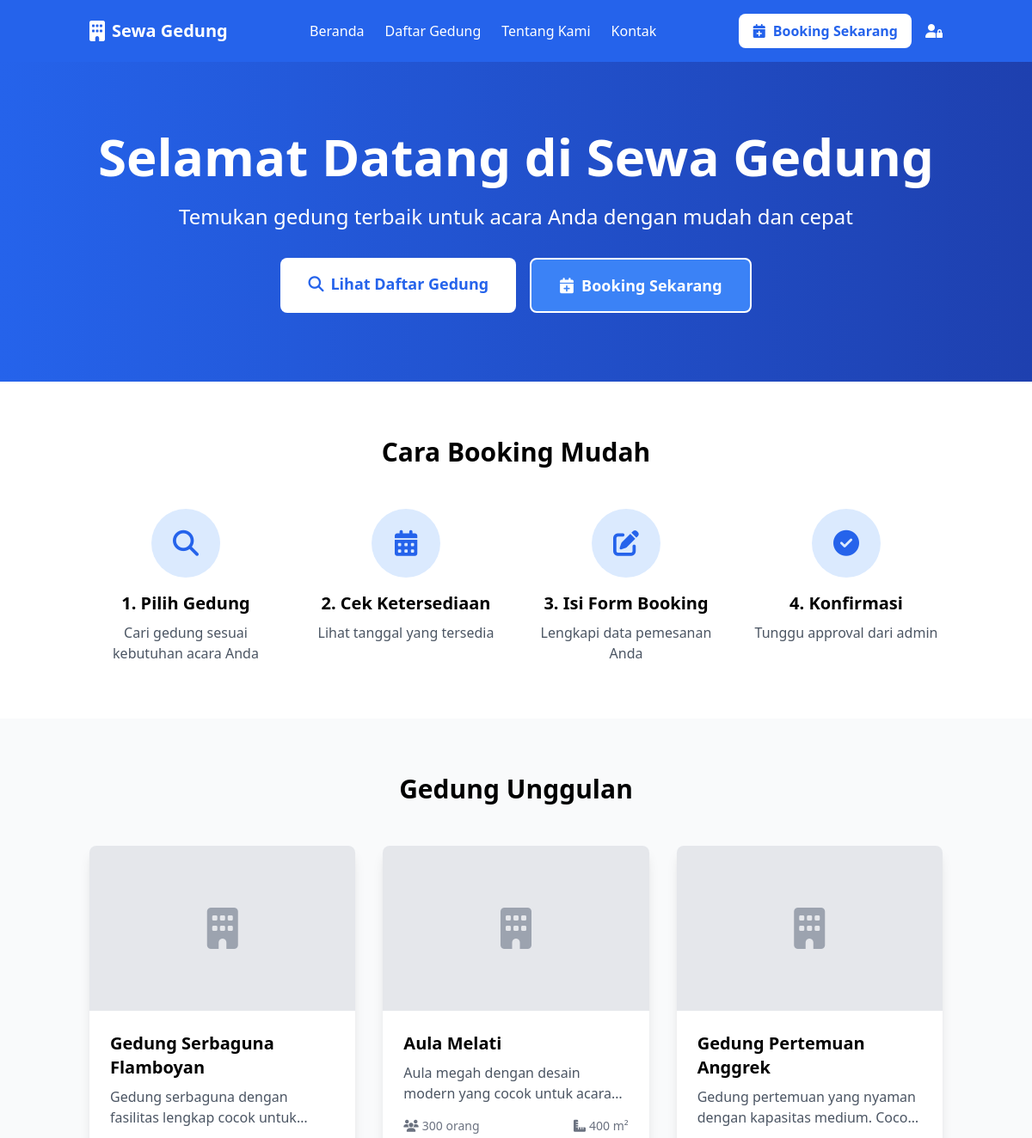
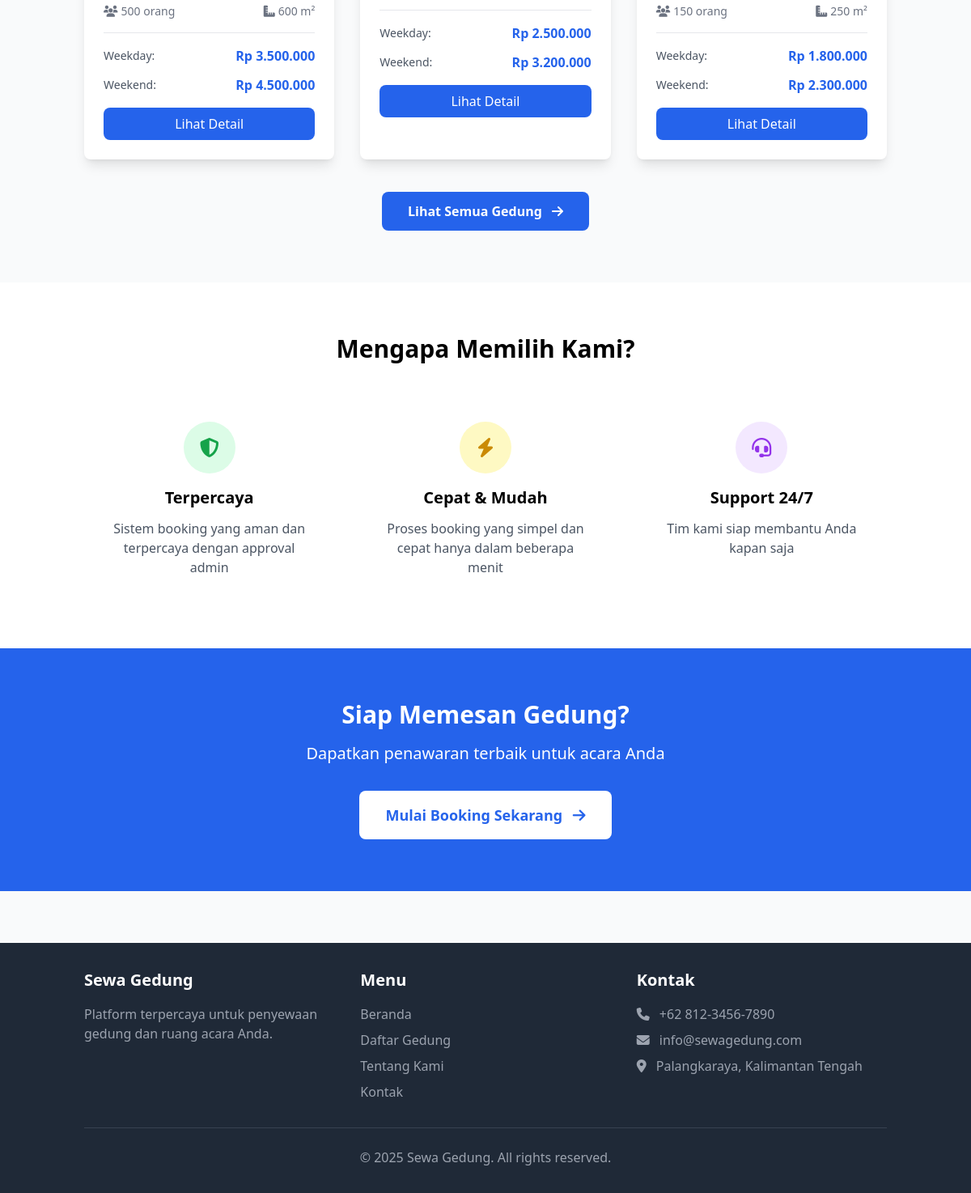
The page / on the database its author committed (2 pictures, top to bottom).
### tables this page shows
CREATE TABLE `gedung` (
  `id_gedung` int(11) NOT NULL,
  `nama_gedung` varchar(100) NOT NULL,
  `slug` varchar(100) NOT NULL,
  `deskripsi` text,
  `kapasitas` int(11) DEFAULT NULL,
  `luas_gedung` varchar(50) DEFAULT NULL,
  `alamat` text,
  `fasilitas` text,
  `harga_weekday` decimal(10,2) NOT NULL DEFAULT '0.00',
  `harga_weekend` decimal(10,2) NOT NULL DEFAULT '0.00',
  `foto_utama` varchar(255) DEFAULT NULL,
  `status` enum('aktif','nonaktif') DEFAULT 'aktif',
  `created_at` datetime DEFAULT NULL,
  `updated_at` datetime DEFAULT NULL,
  `deleted_at` datetime DEFAULT NULL
);

### functions/helpers.php (called while the page is built, shortened)
<?php
function formatRupiah($angka) {
    return 'Rp ' . number_format($angka, 0, ',', '.');
}
?>

### public/index.php (the view, shortened to what this page needs)
<?php
require_once '../config/config.php';
require_once '../functions/helpers.php';
$queryGedung = "SELECT * FROM gedung WHERE status = 'aktif' AND deleted_at IS NULL ORDER BY created_at DESC LIMIT 3";
$resultGedung = mysqli_query($conn, $queryGedung);
include '../layouts/header.php';
?>
<section class="bg-gradient-to-r from-blue-600 to-blue-800 text-white py-20">
    <div class="container mx-auto px-4 text-center">
        <h1 class="text-4xl md:text-6xl font-bold mb-6">Selamat Datang di Sewa Gedung</h1>
        <p class="text-xl md:text-2xl mb-8">Temukan gedung terbaik untuk acara Anda dengan mudah dan cepat</p>
        <div class="flex flex-col md:flex-row gap-4 justify-center">
            <a href="daftar-gedung.php" class="bg-white text-blue-600 px-8 py-4 rounded-lg font-bold text-lg hover:bg-blue-50 transition">
                <i class="fas fa-search mr-2"></i>Lihat Daftar Gedung
            </a>
            <a href="booking.php" class="bg-blue-500 text-white px-8 py-4 rounded-lg font-bold text-lg hover:bg-blue-400 transition border-2 border-white">
                <i class="fas fa-calendar-plus mr-2"></i>Booking Sekarang
            </a>
        </div>
    </div>
</section>
<section class="py-16 bg-white">
    <div class="container mx-auto px-4">
        <h2 class="text-3xl font-bold text-center mb-12">Cara Booking Mudah</h2>
        <div class="grid grid-cols-1 md:grid-cols-4 gap-8">
            <div class="text-center">
                <div class="bg-blue-100 w-20 h-20 rounded-full flex items-center justify-center mx-auto mb-4">
                    <i class="fas fa-search text-blue-600 text-3xl"></i>
                </div>
                <h3 class="font-bold text-xl mb-2">1. Pilih Gedung</h3>
                <p class="text-gray-600">Cari gedung sesuai kebutuhan acara Anda</p>
            </div>
            <div class="text-center">
                <div class="bg-blue-100 w-20 h-20 rounded-full flex items-center justify-center mx-auto mb-4">
                    <i class="fas fa-calendar-alt text-blue-600 text-3xl"></i>
                </div>
                <h3 class="font-bold text-xl mb-2">2. Cek Ketersediaan</h3>
                <p class="text-gray-600">Lihat tanggal yang tersedia</p>
            </div>
            <div class="text-center">
                <div class="bg-blue-100 w-20 h-20 rounded-full flex items-center justify-center mx-auto mb-4">
                    <i class="fas fa-edit text-blue-600 text-3xl"></i>
                </div>
                <h3 class="font-bold text-xl mb-2">3. Isi Form Booking</h3>
                <p class="text-gray-600">Lengkapi data pemesanan Anda</p>
            </div>
            <div class="text-center">
                <div class="bg-blue-100 w-20 h-20 rounded-full flex items-center justify-center mx-auto mb-4">
                    <i class="fas fa-check-circle text-blue-600 text-3xl"></i>
                </div>
                <h3 class="font-bold text-xl mb-2">4. Konfirmasi</h3>
                <p class="text-gray-600">Tunggu approval dari admin</p>
            </div>
        </div>
    </div>
</section>
<section class="py-16 bg-gray-50">
    <div class="container mx-auto px-4">
        <h2 class="text-3xl font-bold text-center mb-12">Gedung Unggulan</h2>
        <div class="grid grid-cols-1 md:grid-cols-3 gap-8">
            <?php while($gedung = mysqli_fetch_assoc($resultGedung)): ?>
            <div class="bg-white rounded-lg shadow-lg overflow-hidden hover:shadow-xl transition">
                <div class="h-48 bg-gray-300 overflow-hidden">
                    <?php if($gedung['foto_utama']): ?>
                        <img src="../uploads/gedung/<?php echo $gedung['foto_utama']; ?>"
                             alt="<?php echo $gedung['nama_gedung']; ?>"
                             class="w-full h-full object-cover">
                    <?php else: ?>
                        <div class="w-full h-full flex items-center justify-center bg-gray-200">
                            <i class="fas fa-building text-gray-400 text-5xl"></i>
                        </div>
                    <?php endif; ?>
                </div>
                <div class="p-6">
                    <h3 class="font-bold text-xl mb-2"><?php echo $gedung['nama_gedung']; ?></h3>
                    <p class="text-gray-600 mb-4 line-clamp-2"><?php echo substr($gedung['deskripsi'], 0, 100); ?>...</p>
                    <div class="flex items-center justify-between mb-4">
                        <span class="text-sm text-gray-500">
                            <i class="fas fa-users mr-1"></i><?php echo $gedung['kapasitas']; ?> orang
                        </span>
                        <span class="text-sm text-gray-500">
                            <i class="fas fa-ruler-combined mr-1"></i><?php echo $gedung['luas_gedung']; ?>
                        </span>
                    </div>
                    <div class="border-t pt-4">
                        <div class="flex justify-between items-center mb-3">
                            <span class="text-gray-600 text-sm">Weekday:</span>
                            <span class="font-bold text-blue-600"><?php echo formatRupiah($gedung['harga_weekday']); ?></span>
                        </div>
                        <div class="flex justify-between items-center mb-4">
                            <span class="text-gray-600 text-sm">Weekend:</span>
                            <span class="font-bold text-blue-600"><?php echo formatRupiah($gedung['harga_weekend']); ?></span>
                        </div>
                        <a href="detail-gedung.php?id=<?php echo $gedung['id_gedung']; ?>"
                           class="block w-full text-center bg-blue-600 text-white py-2 rounded-lg hover:bg-blue-700 transition">
                            Lihat Detail
                        </a>
                    </div>
                </div>
            </div>
            <?php endwhile; ?>
        </div>
        <div class="text-center mt-10">
            <a href="daftar-gedung.php" class="inline-block bg-blue-600 text-white px-8 py-3 rounded-lg font-semibold hover:bg-blue-700 transition">
                Lihat Semua Gedung <i class="fas fa-arrow-right ml-2"></i>
            </a>
        </div>
    </div>
</section>
<section class="py-16 bg-white">
    <div class="container mx-auto px-4">
        <h2 class="text-3xl font-bold text-center mb-12">Mengapa Memilih Kami?</h2>
        <div class="grid grid-cols-1 md:grid-cols-3 gap-8">
            <div class="text-center p-6">
                <div class="bg-green-100 w-16 h-16 rounded-full flex items-center justify-center mx-auto mb-4">
                    <i class="fas fa-shield-alt text-green-600 text-2xl"></i>
                </div>
                <h3 class="font-bold text-xl mb-3">Terpercaya</h3>
                <p class="text-gray-600">Sistem booking yang aman dan terpercaya dengan approval admin</p>
            </div>
            <div class="text-center p-6">
                <div class="bg-yellow-100 w-16 h-16 rounded-full flex items-center justify-center mx-auto mb-4">
                    <i class="fas fa-bolt text-yellow-600 text-2xl"></i>
                </div>
                <h3 class="font-bold text-xl mb-3">Cepat & Mudah</h3>
                <p class="text-gray-600">Proses booking yang simpel dan cepat hanya dalam beberapa menit</p>
            </div>
            <div class="text-center p-6">
                <div class="bg-purple-100 w-16 h-16 rounded-full flex items-center justify-center mx-auto mb-4">
                    <i class="fas fa-headset text-purple-600 text-2xl"></i>
                </div>
                <h3 class="font-bold text-xl mb-3">Support 24/7</h3>
                <p class="text-gray-600">Tim kami siap membantu Anda kapan saja</p>
            </div>
        </div>
    </div>
</section>
<section class="py-16 bg-blue-600 text-white">
    <div class="container mx-auto px-4 text-center">
        <h2 class="text-3xl font-bold mb-4">Siap Memesan Gedung?</h2>
        <p class="text-xl mb-8">Dapatkan penawaran terbaik untuk acara Anda</p>
        <a href="booking.php" class="inline-block bg-white text-blue-600 px-8 py-4 rounded-lg font-bold text-lg hover:bg-blue-50 transition">
            Mulai Booking Sekarang <i class="fas fa-arrow-right ml-2"></i>
        </a>
    </div>
</section>
<?php include '../layouts/footer.php'; ?>

### rows shown on the page
gedung: nama_gedung "Gedung Serbaguna Flamboyan", deskripsi "Gedung serbaguna dengan fasilitas lengkap cocok…", kapasitas "500", luas_gedung "600 m²", harga_weekday "Rp 3.500.000", harga_weekend "Rp 4.500.000"
gedung: nama_gedung "Aula Melati", deskripsi "Aula megah dengan desain modern yang cocok untuk…", kapasitas "300", luas_gedung "400 m²", harga_weekday "Rp 2.500.000", harga_weekend "Rp 3.200.000"
gedung: nama_gedung "Gedung Pertemuan Anggrek", deskripsi "Gedung pertemuan yang nyaman dengan kapasitas medium.…", kapasitas "150", luas_gedung "250 m²", harga_weekday "Rp 1.800.000", harga_weekend "Rp 2.300.000"
